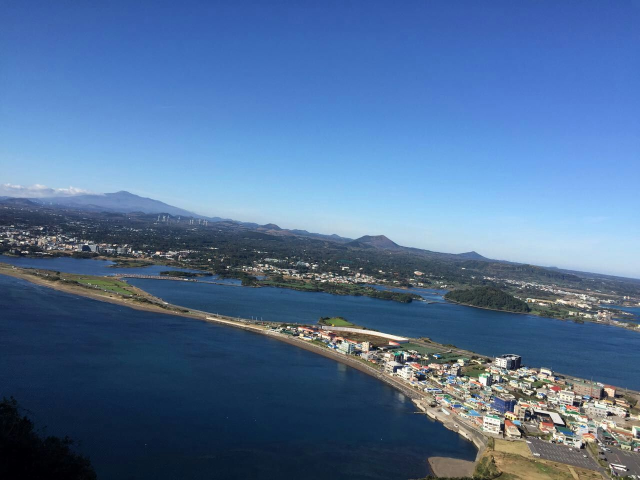
#> input picture opencv/0001.jpg, 1280 x 960 px (shown at 1/2 size)
$ python '006_核心_基本.py'
#> lines starting #> are read from the running program, lines starting #| are printed output that depends on the picture; after the words box and inside, x2 and y2 are one past the last pixel; in counts of white or black regions, pixels touching at a corner belong together
# -*- coding: utf-8 -*-
"""
Created on Tue Apr  2 18:24:28 2019

@author: yangna

@e-mail: ityangna0402@163.com
"""

import cv2
import numpy as np

img = cv2.imread('0001.jpg')
#> img is the input picture: shape (960, 1280, 3); mean B, G, R 149.9, 111.2, 80.5

#####修改像素值
#修改像素值方法1
print(img[100, 100])
#| [188 113  69]
img[100,100] = [255,255,255]
#> img: shape (960, 1280, 3); under 0.01% of pixels changed, all inside (x1, y1, x2, y2) = (100, 100, 101, 101)
print(img[100, 100])
#| [255 255 255]
#修改像素值方法2
print(img.item(10,10,2))
#| 58
img.itemset((10,10,2), 100)
#> img: shape (960, 1280, 3); mean B, G, R 149.9, 111.2, 80.5
print(img.item(10,10,2))
#| 100

#####get图像的属性
#图像的属性包括:行,列,通道,图像数据类型,像素数目
#img.shape可以获取图像的形状,返回值是一个包含行数,列数,通道数的元组
print(img.shape)#灰度图,返回值仅有行数和列数,通过检查这个返回值就可以知道加载的是灰度图还是彩色图
#| (960, 1280, 3)
#img.size可以返回图像的像素数目
print(img.size)
#| 3686400
#img.dtype返回的是图像的数据类型
print(img.dtype)#非常重要,经常出现数据类型的不一致
#| uint8

#####选择一个区域
#图像ROI,要对一幅图像的特定区域进行操作
 #检测一副图像中眼睛的位置,首先应该在图像中找到脸,再在脸的区域中找眼睛<=逐步缩小范围,提高准确性和性能
rot_section = img[280:340,330:390]
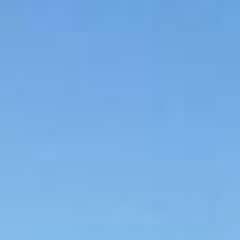
#> rot_section: shape (60, 60, 3) (shown 4 times larger); mean B, G, R 228.4, 174.4, 120.3
img[500:560,100:160] = rot_section
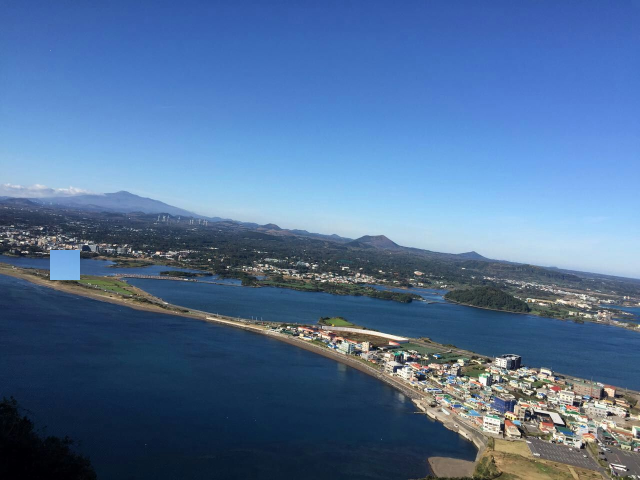
#> img: shape (960, 1280, 3) (shown at 1/2 size); mean B, G, R 150.3, 111.5, 80.7

#####拆分及合并图像通道
#比较耗时的操作,最好用索引操作img[:,:,0]
b,g,r = cv2.split(img)#b = img[:,:,0],g = img[:,:,1],r = img[:,:,2]
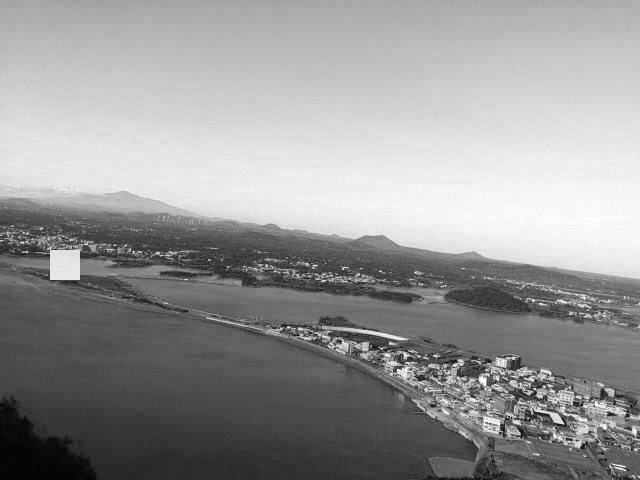
#> b: shape (960, 1280) (shown at 1/2 size); min 0, max 255, mean 150.3
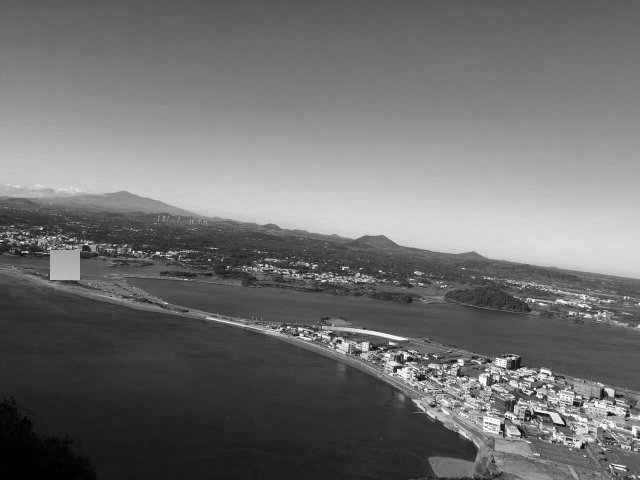
#> g: shape (960, 1280) (shown at 1/2 size); min 0, max 255, mean 111.5
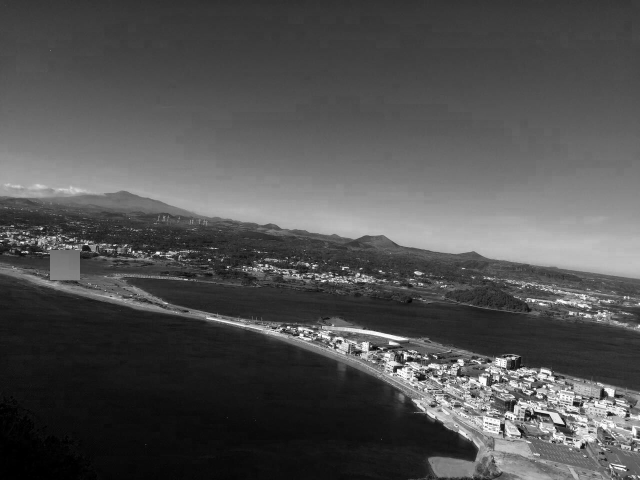
#> r: shape (960, 1280) (shown at 1/2 size); min 0, max 255, mean 80.7
#img[:,:,2] = 0所有像素的红色通道值都为0
img = cv2.merge([g,r,b])
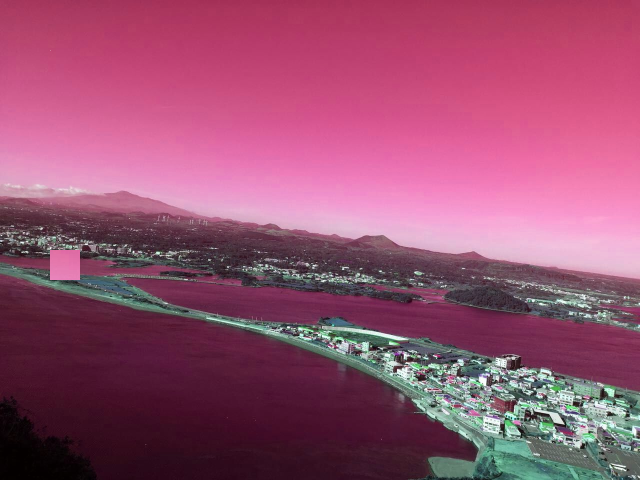
#> img: shape (960, 1280, 3) (shown at 1/2 size); mean of channels 0, 1, 2 111.5, 80.7, 150.3; drawn as B, G, R

cv2.imshow('image', img)
if cv2.waitKey(0) & 0xFF == ord('q'):
#> (key q is pressed here)
    cv2.destroyAllWindows()

#####图像扩边填充
#图像周围创建一个边像相框一样<=cv2.copyMakeBorder()
#卷积运算或0填充时被用到
#输入图像,(top,bottom,left,right对应边界的像素数目),borderType要添加那种类型的边界,value边界颜色(cv2.BORDER_CONSTANT)
 #borderType:cv2.BORDER_CONSTANT<=有颜色的常数值边界<=value
  #cv2.BORDER_REFLECT边界元素的镜像<=cv2.BORDER_REFLECT_101
  #cv2.BORDER_REPLICATE重复最后一个元素
  #cv2.BORDER_WRAP
from matplotlib import pyplot as plt
BLUE = [255,0,0]#plt显示是红色
replicate = cv2.copyMakeBorder(img, 10, 10, 10, 10, cv2.BORDER_REPLICATE)
reflect = cv2.copyMakeBorder(img, 10, 10, 10, 10, cv2.BORDER_REFLECT)
reflect101 = cv2.copyMakeBorder(img, 10, 10, 10, 10, cv2.BORDER_REFLECT_101)
wrap = cv2.copyMakeBorder(img, 10, 10, 10, 10, cv2.BORDER_WRAP)
constant= cv2.copyMakeBorder(img, 10, 10, 10, 10, cv2.BORDER_CONSTANT, value=BLUE)
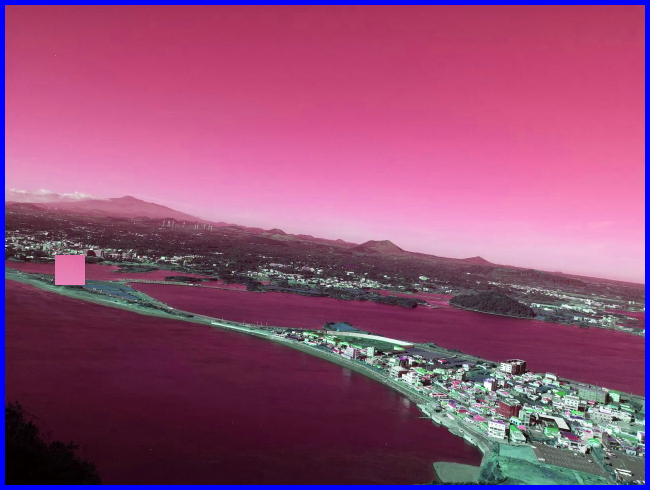
#> constant: shape (980, 1300, 3) (shown at 1/2 size); mean of channels 0, 1, 2 116.6, 77.8, 145; drawn as B, G, R
plt.subplot(231), plt.imshow(img, 'gray'), plt.title('ORIGINAL')
plt.subplot(232), plt.imshow(replicate, 'gray'), plt.title('REPLICATE')
plt.subplot(233), plt.imshow(reflect, 'gray'), plt.title('REFLECT')
plt.subplot(234), plt.imshow(reflect101, 'gray'), plt.title('REFLECT_101')
plt.subplot(235), plt.imshow(wrap, 'gray'), plt.title('WRAP')
plt.subplot(236), plt.imshow(constant, 'gray'), plt.title('CONSTANT')#plt显示是红色
plt.show()

$ run again, with opencv/0002.jpg copied over opencv/0001.jpg
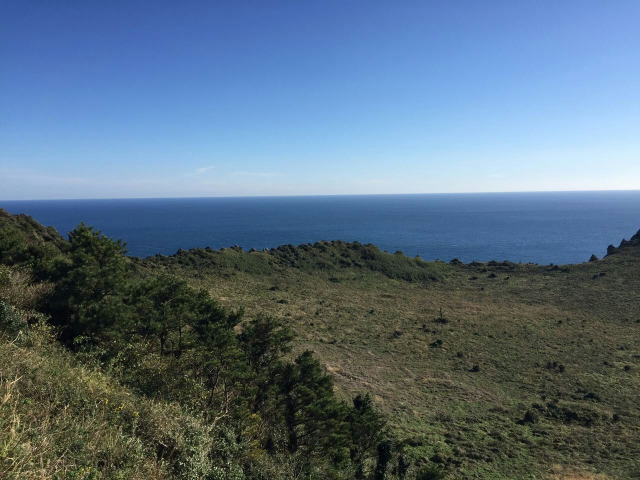
#> input picture opencv/0002.jpg, 1280 x 960 px (shown at 1/2 size)
#> img is the input picture: shape (960, 1280, 3); mean B, G, R 127.7, 110.1, 89.1
#| [184 109  71]
#| [255 255 255]
#| 54
#| 100
#| (960, 1280, 3)
#| 3686400
#| uint8
#> `b,g,r = cv2.split(img)#b = img[:,:,0],g = img[:,:,1],r = img[:,:,2]`:
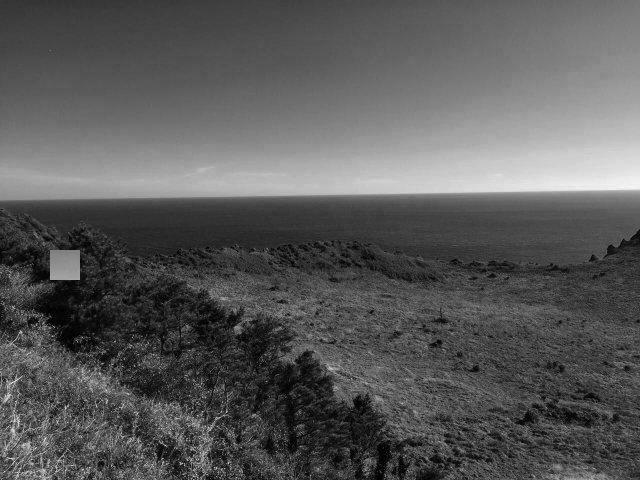
#> r: shape (960, 1280) (shown at 1/2 size); min 0, max 255, mean 89.4
#> `constant= cv2.copyMakeBorder(img, 10, 10, 10, 10, cv2.BORDER_CONSTANT,..`:
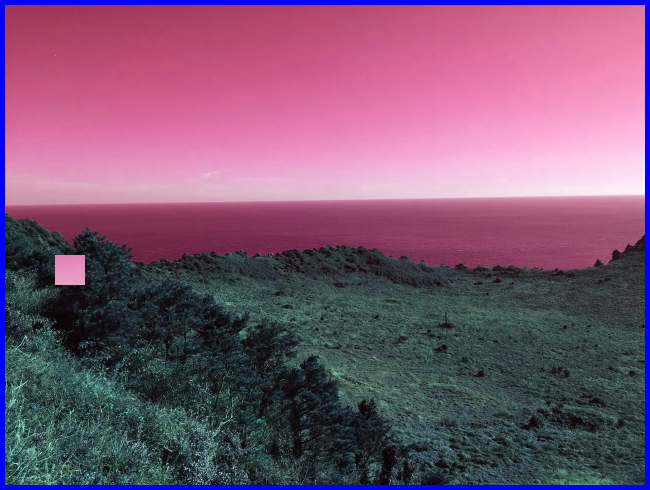
#> constant: shape (980, 1300, 3) (shown at 1/2 size); mean of channels 0, 1, 2 115.6, 86.3, 123.8; drawn as B, G, R

$ run again, with opencv/0003.jpg copied over opencv/0001.jpg
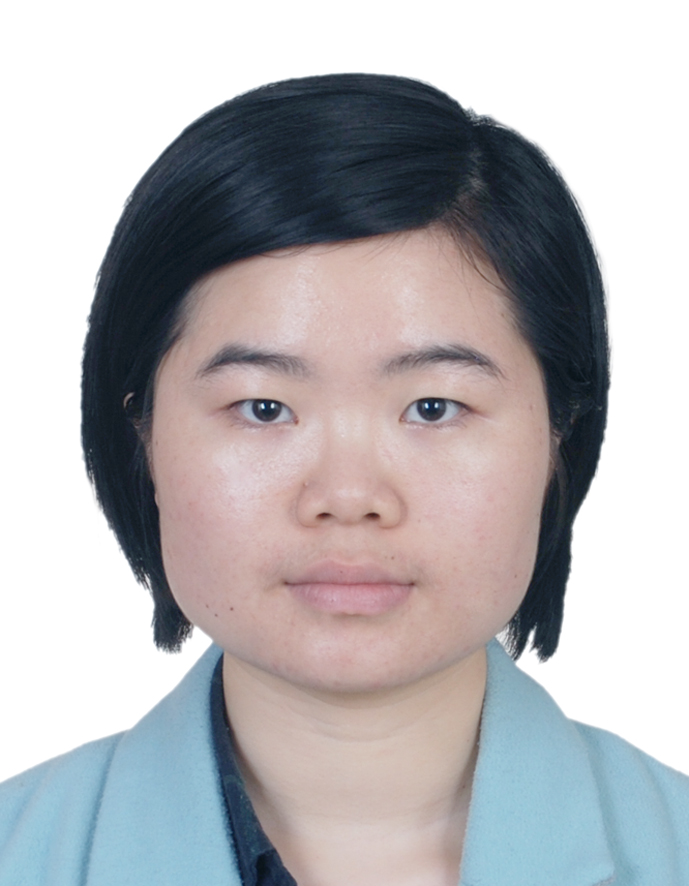
#> input picture opencv/0003.jpg, 689 x 886 px
#> img is the input picture: shape (886, 689, 3); mean B, G, R 181, 178.2, 179.9
#| [255 255 255]
#| [255 255 255]
#| 255
#| 100
#| (886, 689, 3)
#| 1831362
#| uint8
#> `b,g,r = cv2.split(img)#b = img[:,:,0],g = img[:,:,1],r = img[:,:,2]`:
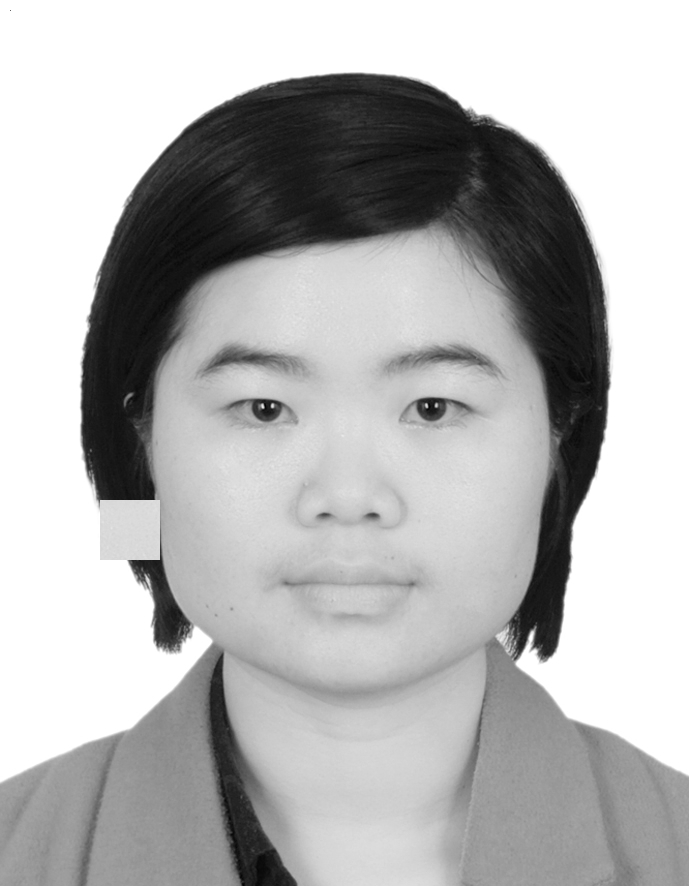
#> r: shape (886, 689); min 0, max 255, mean 180.7
#> `constant= cv2.copyMakeBorder(img, 10, 10, 10, 10, cv2.BORDER_CONSTANT,..`:
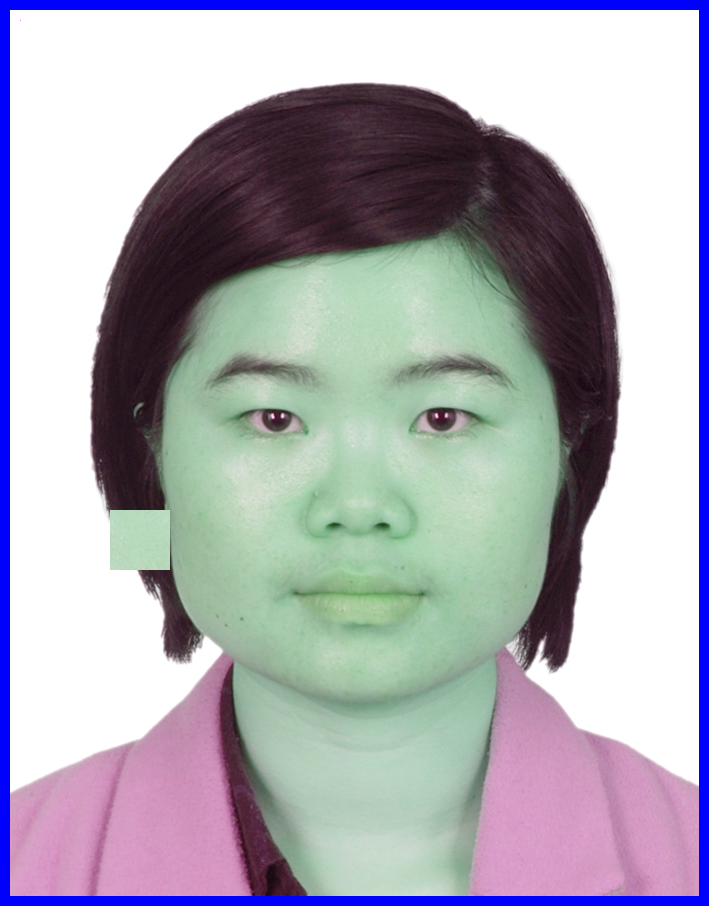
#> constant: shape (906, 709, 3); mean of channels 0, 1, 2 182.6, 171.7, 172.5; drawn as B, G, R
